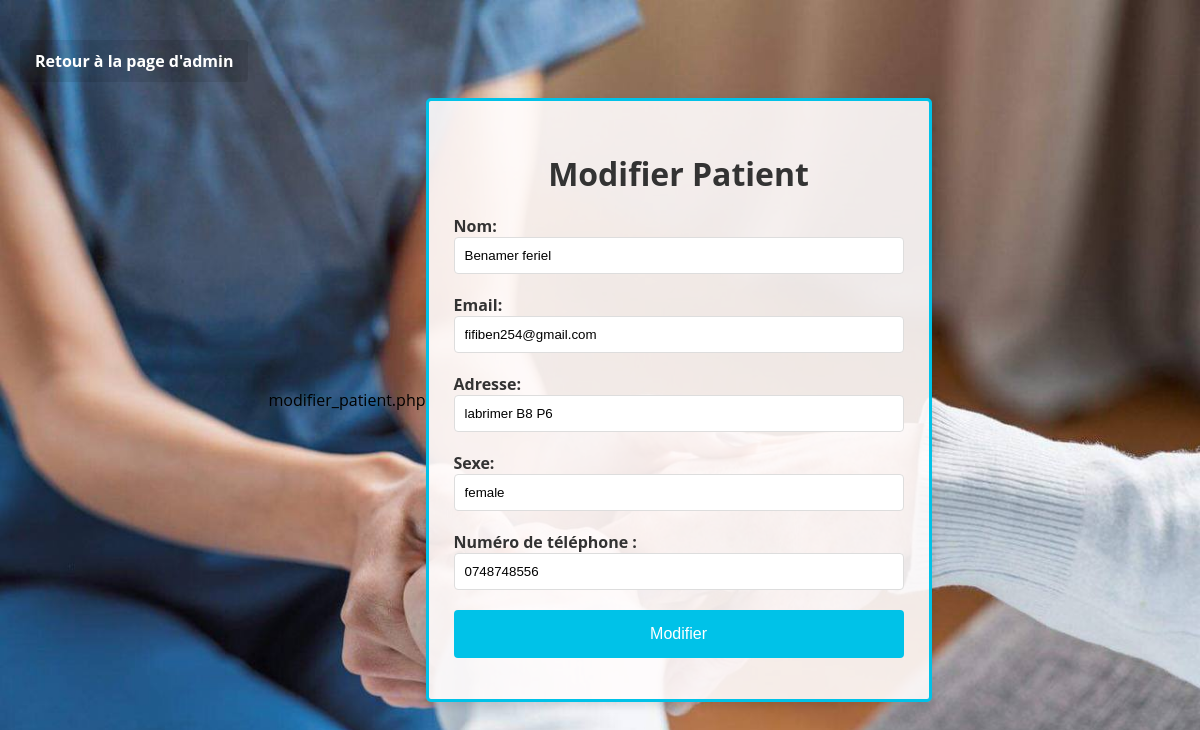
Page /modifier_patient.php?id=9 on the committed database.
### tables this page shows
CREATE TABLE `patients` (
  `id` int(11) NOT NULL,
  `username` varchar(50) NOT NULL,
  `password` varchar(100) NOT NULL,
  `email` varchar(100) DEFAULT NULL,
  `address` varchar(255) DEFAULT NULL,
  `sex` enum('male','female') DEFAULT NULL,
  `phone` varchar(20) NOT NULL,
  `created_at` timestamp NOT NULL DEFAULT current_timestamp(),
  `status` varchar(10) DEFAULT 'hors ligne'
);

### modifier_patient.php (the view, shortened to what this page needs)
<?php
$servername = "localhost";
$usernameDB = "root";
$passwordDB = "";
$dbname = "user";
$conn = new mysqli($servername, $usernameDB, $passwordDB, $dbname);
if (isset($_GET['id'])) {
    $id = $_GET['id'];
    if (!empty($id)) {
        $sql = "SELECT * FROM patients WHERE id = ?";
        $stmt = $conn->prepare($sql);
        $stmt->bind_param("i", $id);
        $stmt->execute();
        $result = $stmt->get_result();
        if ($result->num_rows > 0) {
            $row = $result->fetch_assoc();
        } else {
            echo "Aucun patient trouvé avec cet identifiant.";
        }
    } else {
        echo "Identifiant du patient invalide.";
    }
} else {
    echo "Identifiant du patient non spécifié.";
}
?>
<!DOCTYPE html>
<html lang="fr">
<head>
    <link rel="stylesheet" href="">
</head>
<body>
    <div class="form-wrapper">
        <?php if (isset($row)) : ?>
        <h2>Modifier Patient</h2>
        <form action="modifier_patient_script.php" method="post">
            <label for="username">Nom:</label>
            <input type="text" id="username" name="username" value="<?php echo $row['username']; ?>"><br>
            <label for="email">Email:</label>
            <input type="text" id="email" name="email" value="<?php echo $row['email']; ?>"><br>
            <label for="address">Adresse:</label>
            <input type="text" id="address" name="address" value="<?php echo $row['address']; ?>"><br>
            <label for="sex">Sexe:</label>
            <input type="text" id="sex" name="sex" value="<?php echo $row['sex']; ?>"><br>
            <label for="phone">Numéro de téléphone :</label>
            <input type="text" id="phone" name="phone" value="<?php echo $row['phone']; ?>" required><br>
            <input type="submit" value="Modifier">
        </form>
        <?php endif; ?>
    </div>
    <a href="patients.php" class="back-to-home">Retour à la page d'admin</a>
</body>
</html>

### modifier_patient.php (style rules this page uses)
body { font-family: 'Open Sans', sans-serif; background: url('background.jpg') no-repeat center center fixed; background-size: cover; display: flex; justify-content: center; align-items: center; height: 100vh; margin: 0; }
h2 { color: #333; margin-bottom: 20px; text-align: center; font-size: 2em; }
.form-wrapper { background: rgba(255, 252, 252, 0.9); border: 3px solid #00C2E8; border-radius: 5px; padding: 25px; box-shadow: 0 4px 8px rgba(0, 0, 0, 0.1); width: 50%; max-width: 450px; text-align: center; position: relative; }
label { display: block; font-weight: bold; margin-bottom: 0px; color: #333; text-align: left; }
input[type="text"], input[type="email"], input[type="radio"], select { width: 100%; padding: 10px; margin-bottom: 20px; border: 1px solid #ddd; border-radius: 4px; box-sizing: border-box; transition: border 0.3s; }
input[type="submit"] { background-color: #00C2E8; color: white; border: none; padding: 15px; border-radius: 4px; cursor: pointer; font-size: 16px; transition: background 0.3s; width: 100%; }
a { display: block; margin-top: 20px; color: #00C2E8; text-decoration: none; font-weight: bold; transition: color 0.3s; }
.back-to-home { position: absolute; top: 20px; left: 20px; color: #fff; font-weight: bold; font-size: 1em; background: rgba(0, 0, 0, 0.1); padding: 10px 15px; border-radius: 4px; transition: background 0.3s; }

### rows in the picture
patients: username "Benamer feriel", email "fifiben254@gmail.com", address "labrimer B8 P6", sex "female", phone "0748748556"
